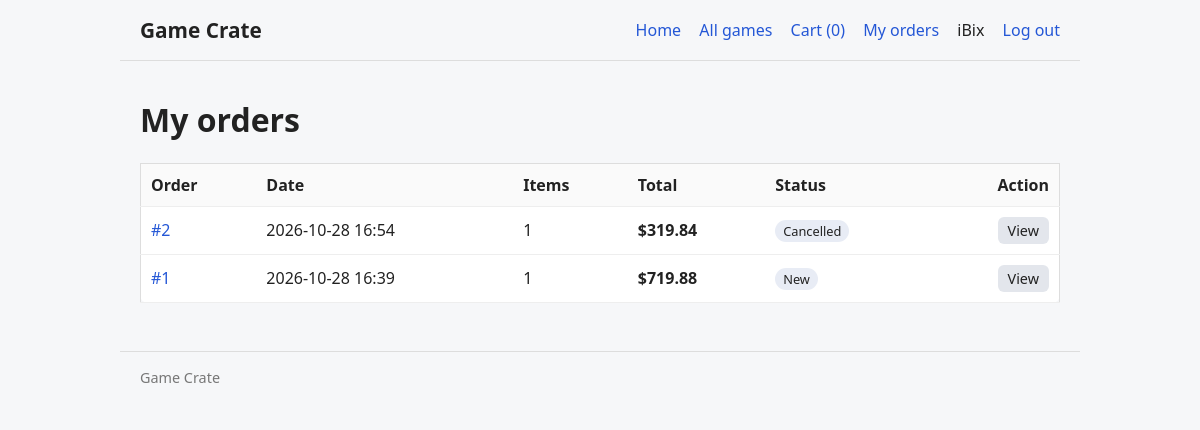
/orders (signed in), run on the app's committed database.
### database.py (models this page shows)
class Base(DeclarativeBase):
    pass

class User(Base):
    __tablename__ = "users"
    id: Mapped[int] = mapped_column(primary_key=True)
    username: Mapped[str] = mapped_column(String(50), unique=True)
    email: Mapped[str] = mapped_column(String(120), unique=True)
    password_hash: Mapped[str] = mapped_column(String(255))

class Order(Base):
    __tablename__ = "orders"
    id: Mapped[int] = mapped_column(primary_key=True)
    user_id: Mapped[int] = mapped_column(ForeignKey("users.id"))
    full_name: Mapped[str] = mapped_column(String(100))
    address: Mapped[str] = mapped_column(String(255))
    total: Mapped[float] = mapped_column(Float, default=0.0)
    status: Mapped[str] = mapped_column(String(20), default="New")
    created_at: Mapped[datetime] = mapped_column(DateTime, default=lambda: datetime.now(timezone.utc))
    items: Mapped[list["OrderItem"]] = relationship(back_populates="order", cascade="all, delete-orphan")
    user: Mapped["User"] = relationship()

### main.py (the view)
@app.route("/orders")
@login_required
def orders():
    return render_template("orders.html", orders=db.get_orders_for_user(session["user_id"]))

### database.py (called while the page is built)
def get_user_by_id(user_id: int):
    with SessionLocal() as db:
        return db.get(User, user_id)

def get_orders_for_user(user_id: int):
    with SessionLocal() as db:
        query = (select(Order).where(Order.user_id == user_id).order_by(Order.id.desc())
                 .options(selectinload(Order.items)))
        return list(db.scalars(query))

### main.py (called while the page is built)
@app.context_processor
def inject_globals():
    user_id = session.get("user_id")
    return {
        "current_user": db.get_user_by_id(user_id) if user_id else None,
        "cart_count": sum(get_cart().values()),
        "is_admin": bool(session.get("is_admin")),
    }

def get_cart():
    raw = session.get("cart", {})
    cart = {}
    for key, value in raw.items():
        try:
            cart[int(key)] = int(value)
        except (TypeError, ValueError):
            continue
    return cart

def login_required(view):
    @wraps(view)
    def wrapper(*args, **kwargs):
        if not session.get("user_id"):
            flash("Please log in to continue.", "error")
            return redirect(url_for("login"))
        return view(*args, **kwargs)
    return wrapper

### templates/orders.html (shortened to what this page needs)
{% extends "base.html" %}
{% block content %}
<h1>My orders</h1>
{% if orders %}
<table>
  <thead>
    <tr>
      <th>Order</th>
      <th>Date</th>
      <th>Items</th>
      <th>Total</th>
      <th>Status</th>
      <th class="right">Action</th>
    </tr>
  </thead>
  <tbody>
    {% for o in orders %}
    <tr>
      <td><a href="{{ url_for('order_detail', order_id=o.id) }}">#{{ o.id }}</a></td>
      <td>{{ o.created_at.strftime('%Y-%m-%d %H:%M') }}</td>
      <td>{{ o.items|length }}</td>
      <td><strong>${{ "%.2f"|format(o.total) }}</strong></td>
      <td><span class="badge">{{ o.status }}</span></td>
      <td class="right">
        <a class="btn small secondary" href="{{ url_for('order_detail', order_id=o.id) }}">View</a>
      </td>
    </tr>
    {% endfor %}
  </tbody>
</table>
{% else %}
<div class="card" style="text-align: center; padding: 32px;">
  <p class="muted">You have not placed any orders yet.</p>
  <a class="btn" href="{{ url_for('products') }}">Browse Games</a>
</div>
{% endif %}
{% endblock %}

### templates/base.html (shortened to what this page needs)
<!DOCTYPE html>
<html lang="en">
<head>
</head>
<body>
  <header>
    <a class="logo" href="{{ url_for('home') }}">Game Crate</a>
    <nav>
      <a href="{{ url_for('home') }}">Home</a>
      <a href="{{ url_for('products') }}">All games</a>
      <a href="{{ url_for('cart') }}">Cart ({{ cart_count }})</a>
      {% if current_user %}
        <a href="{{ url_for('orders') }}">My orders</a>
        <span>{{ current_user.username }}</span>
        <a href="{{ url_for('logout') }}">Log out</a>
      {% else %}
        <a href="{{ url_for('login') }}">Log in</a>
        <a href="{{ url_for('register') }}">Register</a>
      {% endif %}
    </nav>
  </header>
  <main>
    {% block content %}{% endblock %}
  </main>
  <footer>Game Crate</footer>
</body>
</html>

### templates/base.html (style rules this page uses)
* { box-sizing: border-box; }
body { font-family: system-ui, sans-serif; margin: 0; color: #222; background: #f6f7f9; }
a { color: #2457d6; text-decoration: none; }
header, main, footer { max-width: 960px; margin: 0 auto; padding: 16px 20px; }
header { display: flex; justify-content: space-between; align-items: center; flex-wrap: wrap; gap: 12px; border-bottom: 1px solid #ddd; }
header .logo { font-size: 1.3rem; font-weight: 800; color: #222; }
nav a, nav span { margin-left: 14px; }
footer { color: #777; font-size: .9rem; border-top: 1px solid #ddd; margin-top: 32px; }
.badge { display: inline-block; padding: 2px 8px; border-radius: 999px; background: #e8ecf5; font-size: .8rem; margin-right: 4px; }
button, .btn { display: inline-block; margin-top: 14px; padding: 8px 16px; border: 0; border-radius: 6px; background: #2457d6; color: #fff; font: inherit; cursor: pointer; text-decoration: none; }
button.secondary, .btn.secondary { background: #e3e6ec; color: #222; }
button.small, .btn.small { margin-top: 0; padding: 4px 10px; font-size: .9rem; }
table { width: 100%; border-collapse: collapse; background: #fff; border: 1px solid #ddd; border-radius: 8px; }
th, td { text-align: left; padding: 10px; border-bottom: 1px solid #eee; vertical-align: middle; }
th { background: #fafafa; }
.right { text-align: right; }

### data on the page
User: username "iBix"
Order: id "2", created_at "2026-10-28 16:54", items|length "1", total "319.84", status "Cancelled"
Order: id "1", created_at "2026-10-28 16:39", items|length "1", total "719.88", status "New"

### other printed values
{{ cart_count }} "0"
